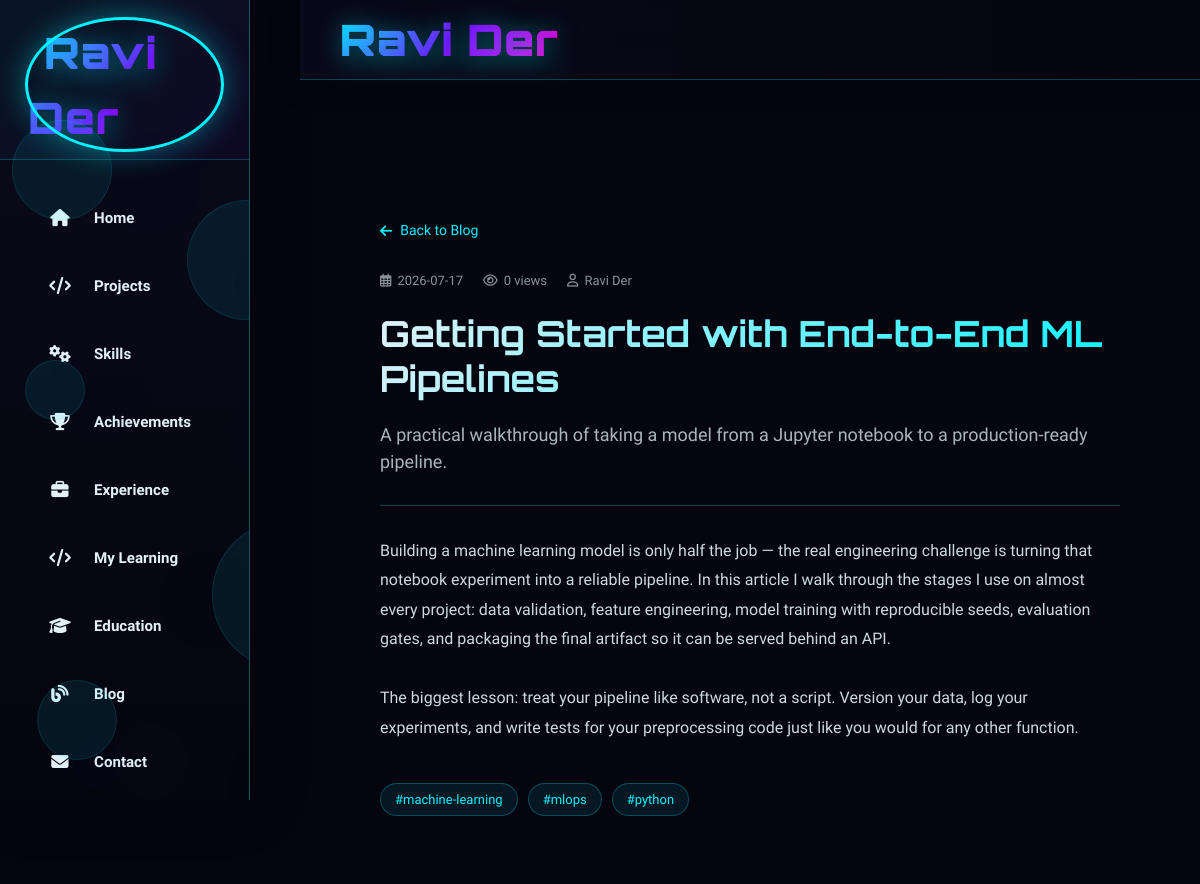
Before: /blog/getting-started-with-ml-pipelines (upper part) with the older database file.
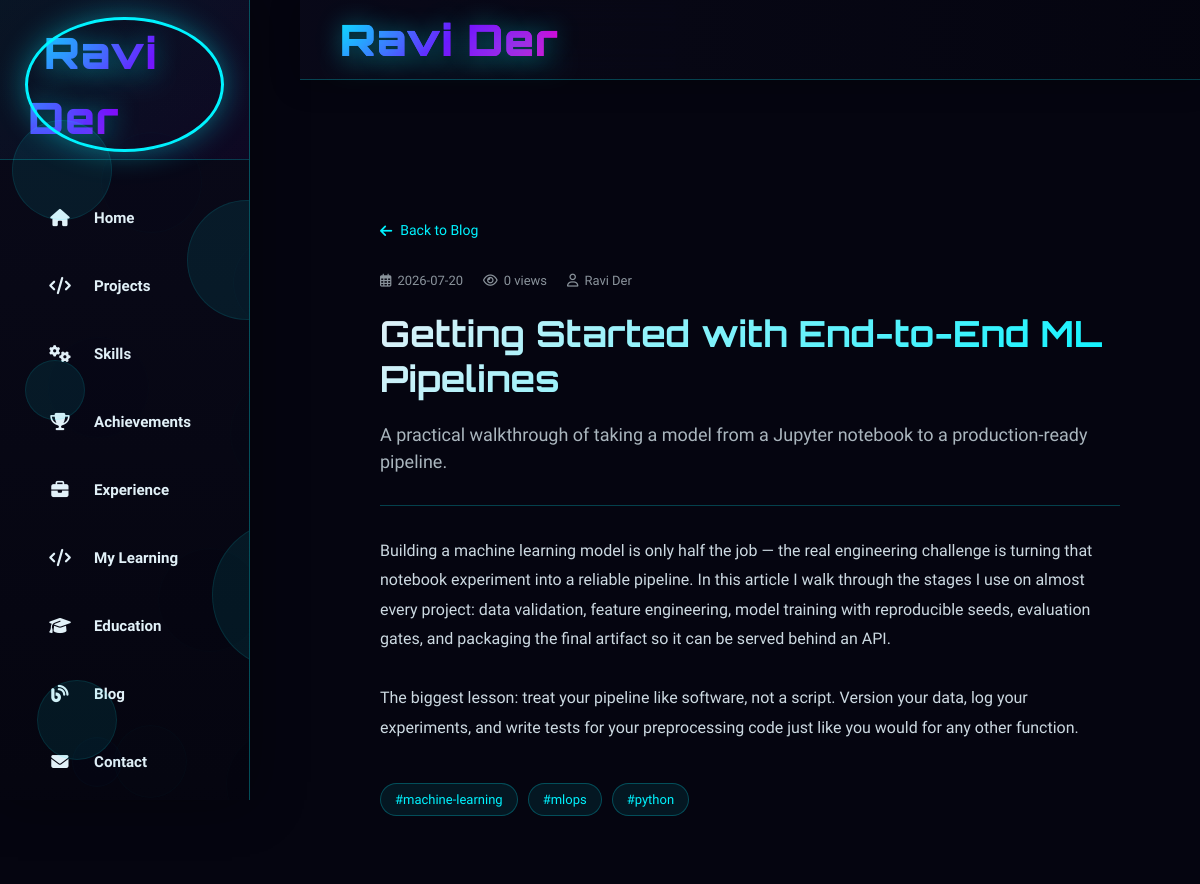
After: the same page with the newer database file.
### tables this page shows
CREATE TABLE blog_posts (
    id INTEGER PRIMARY KEY AUTOINCREMENT,
    slug TEXT UNIQUE NOT NULL,
    title TEXT NOT NULL,
    summary TEXT NOT NULL,
    content TEXT NOT NULL,
    cover_image TEXT,
    tags TEXT,
    author TEXT DEFAULT 'Ravi Der',
    published_at TEXT NOT NULL,
    views INTEGER DEFAULT 0
, status TEXT DEFAULT 'published', updated_at TIMESTAMP);

### flask_app.py (the view)
    @app.route('/blog/<slug>')
    def blog_post(slug):
        conn = db.get_connection()
        with conn:
            conn.execute("UPDATE blog_posts SET views = views + 1 WHERE slug = ?", (slug,))
        post = conn.execute("SELECT * FROM blog_posts WHERE slug = ?", (slug,)).fetchone()
        related = conn.execute(
            "SELECT * FROM blog_posts WHERE slug != ? AND (status = 'published' OR status IS NULL) "
            "ORDER BY published_at DESC LIMIT 3", (slug,)
        ).fetchall()
        conn.close()
        if not post:
            abort(404)
        return render_template('blog_post.html', post=post, related=related)

### app/core/db.py (called while the page is built)
def get_connection():
    os.makedirs(DATA_DIR, exist_ok=True)
    conn = sqlite3.connect(DB_PATH)
    conn.row_factory = sqlite3.Row
    conn.execute("PRAGMA foreign_keys = ON")
    return conn

def now_iso():
    return datetime.now(timezone.utc).isoformat()

### flask_app.py (called while the page is built)
@app.after_request
def add_security_headers(response):
    response.headers["X-Content-Type-Options"] = "nosniff"
    response.headers["X-Frame-Options"] = "DENY"
    response.headers["X-XSS-Protection"] = "1; mode=block"
    response.headers["Referrer-Policy"] = "strict-origin-when-cross-origin"
    response.headers["Content-Security-Policy"] = (
        "default-src 'self'; "
        "img-src 'self' data: https:; "
        "style-src 'self' 'unsafe-inline' https:; "
        "script-src 'self' 'unsafe-inline' https:; "
        "connect-src 'self' https:; "
        "font-src 'self' https: data:;"
    )
    return response

@app.before_request
def _start_timer():
    request._start_time = time.time()

### templates/blog_post.html (shortened to what this page needs)
{% extends 'base.html' %}
{% block extra_css %}
<link rel="stylesheet" href="https://cdnjs.cloudflare.com/ajax/libs/font-awesome/6.4.0/css/all.min.css">
{% endblock %}
{% block content %}
<section class="post-section">
    <div class="post-container">
        <a href="{{ url_for('blog') }}" class="back-to-blog">
            <i class="fas fa-arrow-left"></i> Back to Blog
        </a>
        <div class="post-meta">
            <span><i class="far fa-calendar-alt"></i> {{ post.published_at[:10] if post.published_at else '' }}</span>
            <span><i class="far fa-eye"></i> {{ post.views }} views</span>
            {% if post.author %}<span><i class="far fa-user"></i> {{ post.author }}</span>{% endif %}
        </div>
        <h1 class="post-title">{{ post.title }}</h1>
        <p class="post-summary">{{ post.summary }}</p>
        <div class="post-body">{{ post.content }}</div>
        {% if post.tags %}
        <div class="post-tags">
            {% for tag in post.tags.split(',') %}
                {% if tag.strip() %}<span class="post-tag">#{{ tag.strip() }}</span>{% endif %}
            {% endfor %}
        </div>
        {% endif %}
    </div>
</section>
{% endblock %}

Changed rows visible on the page:
changed blog_posts "Getting Started with End-to-End ML Pipelines": published_at "2026-07-17" → "2026-07-20"
